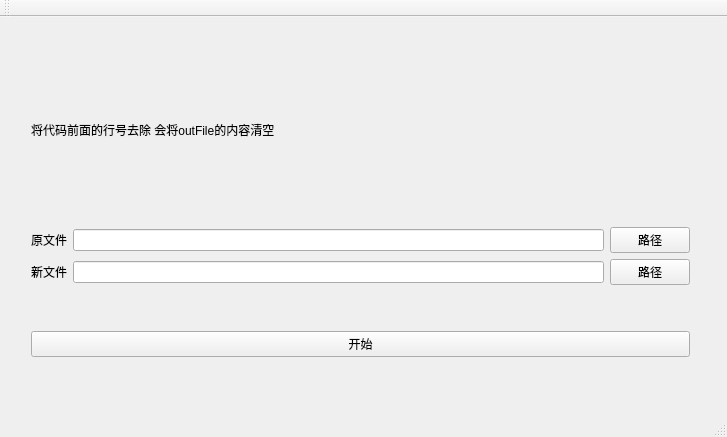
<?xml version="1.0" encoding="UTF-8"?>
<ui version="4.0">
 <class>MainWindow</class>
 <widget class="QMainWindow" name="MainWindow">
  <property name="geometry">
   <rect>
    <x>0</x>
    <y>0</y>
    <width>727</width>
    <height>437</height>
   </rect>
  </property>
  <property name="windowTitle">
   <string>MainWindow</string>
  </property>
  <widget class="QWidget" name="centralWidget">
   <widget class="QWidget" name="verticalLayoutWidget">
    <property name="geometry">
     <rect>
      <x>20</x>
      <y>10</y>
      <width>681</width>
      <height>341</height>
     </rect>
    </property>
    <layout class="QVBoxLayout" name="verticalLayout">
     <item>
      <widget class="QLabel" name="label_3">
       <property name="text">
        <string>将代码前面的行号去除 会将outFile的内容清空</string>
       </property>
      </widget>
     </item>
     <item>
      <layout class="QHBoxLayout" name="horizontalLayout_2">
       <item>
        <widget class="QLabel" name="label">
         <property name="text">
          <string>原文件</string>
         </property>
        </widget>
       </item>
       <item>
        <widget class="QLineEdit" name="lineEdit1"/>
       </item>
       <item>
        <widget class="QPushButton" name="pushButton1">
         <property name="text">
          <string>路径</string>
         </property>
        </widget>
       </item>
      </layout>
     </item>
     <item>
      <layout class="QHBoxLayout" name="horizontalLayout">
       <item>
        <widget class="QLabel" name="label_2">
         <property name="text">
          <string>新文件</string>
         </property>
        </widget>
       </item>
       <item>
        <widget class="QLineEdit" name="lineEdit2"/>
       </item>
       <item>
        <widget class="QPushButton" name="pushButton2">
         <property name="text">
          <string>路径</string>
         </property>
        </widget>
       </item>
      </layout>
     </item>
     <item>
      <spacer name="verticalSpacer">
       <property name="orientation">
        <enum>Qt::Vertical</enum>
       </property>
       <property name="sizeType">
        <enum>QSizePolicy::Minimum</enum>
       </property>
       <property name="sizeHint" stdset="0">
        <size>
         <width>20</width>
         <height>40</height>
        </size>
       </property>
      </spacer>
     </item>
     <item>
      <widget class="QPushButton" name="startButton">
       <property name="text">
        <string>开始</string>
       </property>
      </widget>
     </item>
    </layout>
   </widget>
  </widget>
  <widget class="QMenuBar" name="menuBar">
   <property name="geometry">
    <rect>
     <x>0</x>
     <y>0</y>
     <width>727</width>
     <height>21</height>
    </rect>
   </property>
  </widget>
  <widget class="QToolBar" name="mainToolBar">
   <attribute name="toolBarArea">
    <enum>TopToolBarArea</enum>
   </attribute>
   <attribute name="toolBarBreak">
    <bool>false</bool>
   </attribute>
  </widget>
  <widget class="QStatusBar" name="statusBar"/>
 </widget>
 <layoutdefault spacing="6" margin="11"/>
 <resources/>
 <connections/>
 <slots>
  <slot>openInFile()</slot>
  <slot>openOutFile()</slot>
  <slot>startChange()</slot>
 </slots>
</ui>
